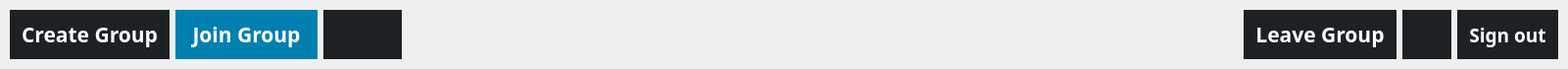
<?xml version="1.0" encoding="UTF-8"?>
<ui version="4.0">
 <class>Header</class>
 <widget class="QWidget" name="Header">
  <property name="geometry">
   <rect>
    <x>0</x>
    <y>0</y>
    <width>1600</width>
    <height>70</height>
   </rect>
  </property>
  <property name="windowTitle">
   <string>Form</string>
  </property>
  <layout class="QHBoxLayout" name="horizontalLayout">
   <property name="leftMargin">
    <number>10</number>
   </property>
   <property name="topMargin">
    <number>10</number>
   </property>
   <property name="rightMargin">
    <number>10</number>
   </property>
   <property name="bottomMargin">
    <number>10</number>
   </property>
   <item>
    <widget class="QPushButton" name="create_button">
     <property name="enabled">
      <bool>true</bool>
     </property>
     <property name="sizePolicy">
      <sizepolicy hsizetype="Minimum" vsizetype="Fixed">
       <horstretch>0</horstretch>
       <verstretch>0</verstretch>
      </sizepolicy>
     </property>
     <property name="minimumSize">
      <size>
       <width>0</width>
       <height>50</height>
      </size>
     </property>
     <property name="font">
      <font>
       <family>Trebuchet MS</family>
       <pointsize>16</pointsize>
       <weight>75</weight>
       <italic>false</italic>
       <bold>true</bold>
      </font>
     </property>
     <property name="focusPolicy">
      <enum>Qt::NoFocus</enum>
     </property>
     <property name="styleSheet">
      <string notr="true">QPushButton {
background-color: rgb(30, 33, 36);
color: white; 
font:bold;
padding: 8px 12px 8px 12px;
border: 0px;
}

QPushButton:hover {
	background-color: rgba(0, 127, 177, 0.6);
}

QPushButton:checked {
	background-color: rgb(0, 127, 177);
}</string>
     </property>
     <property name="text">
      <string>Create Group</string>
     </property>
     <property name="checkable">
      <bool>true</bool>
     </property>
    </widget>
   </item>
   <item>
    <widget class="QPushButton" name="join_button">
     <property name="enabled">
      <bool>true</bool>
     </property>
     <property name="sizePolicy">
      <sizepolicy hsizetype="Minimum" vsizetype="Fixed">
       <horstretch>0</horstretch>
       <verstretch>0</verstretch>
      </sizepolicy>
     </property>
     <property name="minimumSize">
      <size>
       <width>0</width>
       <height>50</height>
      </size>
     </property>
     <property name="font">
      <font>
       <family>Trebuchet MS</family>
       <pointsize>16</pointsize>
       <weight>75</weight>
       <italic>false</italic>
       <bold>true</bold>
      </font>
     </property>
     <property name="focusPolicy">
      <enum>Qt::NoFocus</enum>
     </property>
     <property name="styleSheet">
      <string notr="true">QPushButton {
background-color: rgb(30, 33, 36);
color: white; 
font:bold;
padding: 8px 12px 8px 12px;
border: 0px;
}

QPushButton:hover {
	background-color: rgba(0, 127, 177, 0.6);
}

QPushButton:checked {
	background-color: rgb(0, 127, 177);
}</string>
     </property>
     <property name="text">
      <string> Join Group </string>
     </property>
     <property name="checkable">
      <bool>true</bool>
     </property>
     <property name="checked">
      <bool>true</bool>
     </property>
    </widget>
   </item>
   <item>
    <widget class="QPushButton" name="back_to_group_button">
     <property name="enabled">
      <bool>true</bool>
     </property>
     <property name="sizePolicy">
      <sizepolicy hsizetype="Minimum" vsizetype="Fixed">
       <horstretch>0</horstretch>
       <verstretch>0</verstretch>
      </sizepolicy>
     </property>
     <property name="minimumSize">
      <size>
       <width>0</width>
       <height>50</height>
      </size>
     </property>
     <property name="font">
      <font>
       <family>Trebuchet MS</family>
       <pointsize>16</pointsize>
       <weight>75</weight>
       <italic>false</italic>
       <bold>true</bold>
      </font>
     </property>
     <property name="focusPolicy">
      <enum>Qt::NoFocus</enum>
     </property>
     <property name="styleSheet">
      <string notr="true">QPushButton {
background-color: rgb(30, 33, 36);
color: white; 
font:bold;
padding: 8px 12px 8px 12px;
border: 0px;
}

QPushButton:hover {
	background-color: rgba(0, 127, 177, 0.6);
}

QPushButton:checked {
	background-color: rgb(0, 127, 177);
}</string>
     </property>
     <property name="text">
      <string/>
     </property>
     <property name="checkable">
      <bool>true</bool>
     </property>
    </widget>
   </item>
   <item>
    <widget class="QLabel" name="inner_label_logo">
     <property name="text">
      <string/>
     </property>
     <property name="scaledContents">
      <bool>false</bool>
     </property>
    </widget>
   </item>
   <item>
    <spacer name="horizontalSpacer">
     <property name="orientation">
      <enum>Qt::Horizontal</enum>
     </property>
     <property name="sizeHint" stdset="0">
      <size>
       <width>863</width>
       <height>20</height>
      </size>
     </property>
    </spacer>
   </item>
   <item>
    <widget class="QPushButton" name="leave_button">
     <property name="enabled">
      <bool>true</bool>
     </property>
     <property name="sizePolicy">
      <sizepolicy hsizetype="Minimum" vsizetype="Fixed">
       <horstretch>0</horstretch>
       <verstretch>0</verstretch>
      </sizepolicy>
     </property>
     <property name="minimumSize">
      <size>
       <width>0</width>
       <height>50</height>
      </size>
     </property>
     <property name="maximumSize">
      <size>
       <width>16777215</width>
       <height>16777215</height>
      </size>
     </property>
     <property name="font">
      <font>
       <family>Trebuchet MS</family>
       <pointsize>16</pointsize>
       <weight>75</weight>
       <italic>false</italic>
       <bold>true</bold>
      </font>
     </property>
     <property name="focusPolicy">
      <enum>Qt::NoFocus</enum>
     </property>
     <property name="styleSheet">
      <string notr="true">QPushButton {
background-color: rgb(30, 33, 36);
color: white; 
font:bold;
padding: 8px 12px 8px 12px;
border: 0px;
}

QPushButton:hover {
	background-color: rgba(0, 127, 177, 0.6);
}

QPushButton:checked {
	background-color: rgb(0, 127, 177);
}</string>
     </property>
     <property name="text">
      <string>Leave Group</string>
     </property>
     <property name="checkable">
      <bool>true</bool>
     </property>
    </widget>
   </item>
   <item>
    <widget class="QPushButton" name="settings_button">
     <property name="enabled">
      <bool>true</bool>
     </property>
     <property name="minimumSize">
      <size>
       <width>50</width>
       <height>50</height>
      </size>
     </property>
     <property name="maximumSize">
      <size>
       <width>50</width>
       <height>16777215</height>
      </size>
     </property>
     <property name="focusPolicy">
      <enum>Qt::NoFocus</enum>
     </property>
     <property name="styleSheet">
      <string notr="true">QPushButton {
background-color: rgb(30, 33, 36);
color: white; 
font:bold;
padding: 8px 12px 8px 12px;
border: 0px;
background-image: center center;
}

QPushButton:hover {
	background-color: rgba(0, 127, 177, 0.6);
}

QPushButton:checked {
	background-color: rgb(0, 127, 177);
}
</string>
     </property>
     <property name="text">
      <string/>
     </property>
    </widget>
   </item>
   <item>
    <widget class="QPushButton" name="logout_button">
     <property name="minimumSize">
      <size>
       <width>0</width>
       <height>50</height>
      </size>
     </property>
     <property name="maximumSize">
      <size>
       <width>16777215</width>
       <height>16777215</height>
      </size>
     </property>
     <property name="font">
      <font>
       <family>Trebuchet MS</family>
       <pointsize>14</pointsize>
       <weight>75</weight>
       <italic>false</italic>
       <bold>true</bold>
      </font>
     </property>
     <property name="focusPolicy">
      <enum>Qt::NoFocus</enum>
     </property>
     <property name="styleSheet">
      <string notr="true">QPushButton {
background-color: rgb(30, 33, 36);
color: white; 
font:bold;
padding: 8px 12px 8px 12px;
border: 0px;
}

QPushButton:hover {
	background-color: rgba(0, 127, 177, 0.6);
}

QPushButton:checked {
	background-color: rgb(0, 127, 177);
}</string>
     </property>
     <property name="text">
      <string>Sign out</string>
     </property>
    </widget>
   </item>
  </layout>
 </widget>
 <resources/>
 <connections/>
</ui>
